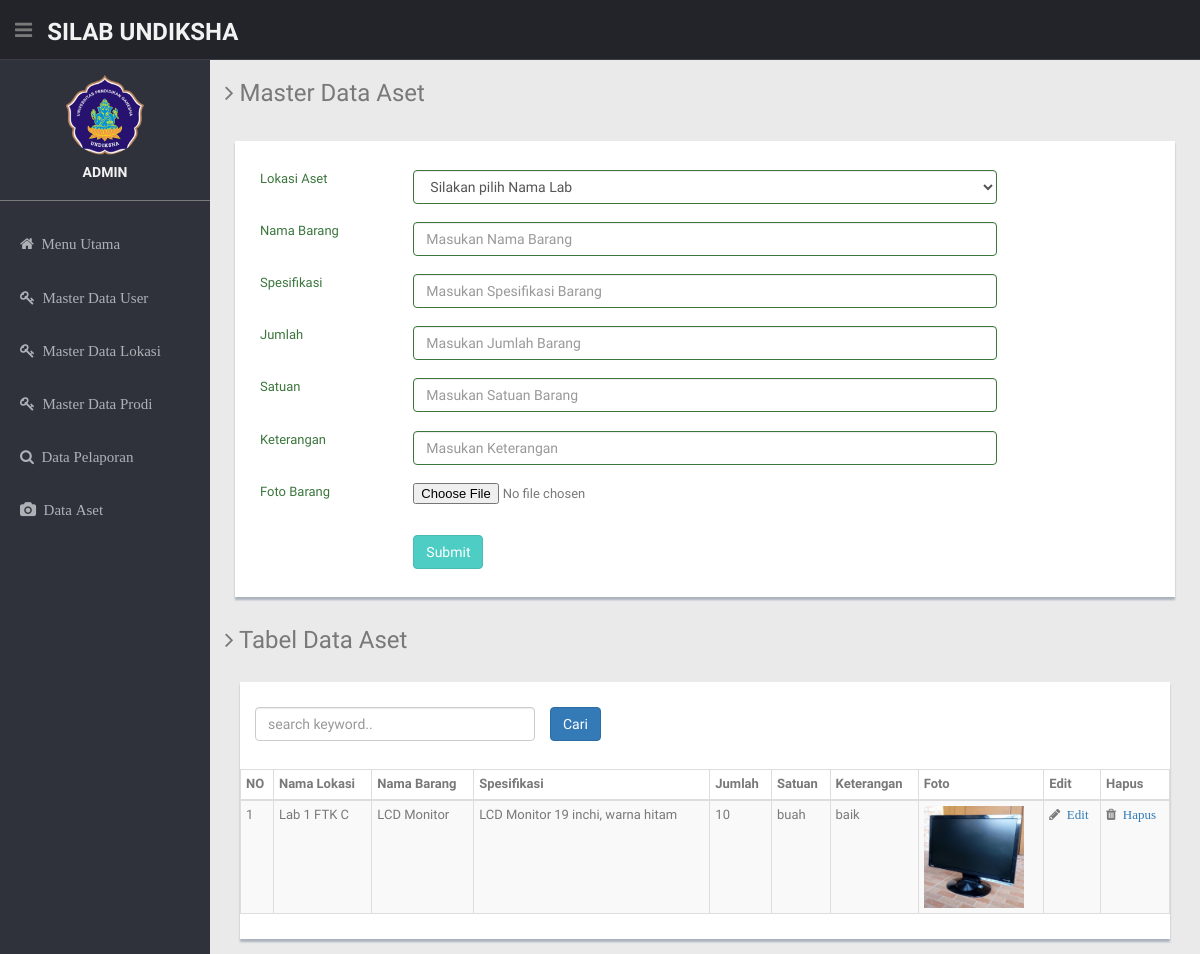
/index.php/Latihan/data_aset, run on the app's committed database.
### tables this page shows
CREATE TABLE `tb_aset` (
  `kode_aset` int(20) NOT NULL,
  `id_lokasi` int(20) NOT NULL,
  `nama_barang` varchar(200) NOT NULL,
  `spesifikasi` text NOT NULL,
  `jumlah` int(20) NOT NULL,
  `satuan` varchar(100) NOT NULL,
  `keterangan` varchar(100) NOT NULL,
  `foto` text NOT NULL
);

CREATE TABLE `tb_lokasi` (
  `id_lokasi` int(10) NOT NULL,
  `id_prodi` int(10) NOT NULL,
  `nama_lab` varchar(200) NOT NULL
);

### application/controllers/Latihan.php (called while the page is built, shortened)
<?php
class Latihan extends CI_Controller{
    function __construct()
    { parent :: __construct();
        $this->load->model('M_latihan');
    }
function data_aset($page=0){
    $data['title']="Master Data aset";
    $config['per_page']=5;
    $data['tb_aset']=$this->M_latihan->get_data_aset($config['per_page'],$page);
    $data['beranda']="data_aset";
$this->load->view('template',$data);
}
}?>

### index.php (called while the page is built, shortened)
<?php
require_once BASEPATH.'core/CodeIgniter.php';

### application/models/M_latihan.php (called while the page is built, shortened)
<?php
class M_latihan extends CI_Model{
function get_data_aset($limit, $page){
    $this->db->limit($limit, $page);
    $this->db->join('tb_lokasi','tb_aset.id_lokasi=tb_lokasi.id_lokasi');
    $data=$this->db->get('tb_aset')->result();
    return $data;
}
}?>

### application/views/data_aset.php (the view, shortened to what this page needs)
<form action="<?= site_url('Latihan/kirim_aset'); ?>" method="POST">
<section id="main-content">
      <section class="wrapper">
        <h3><i class="fa fa-angle-right"></i> Master Data Aset</h3>
        <div class="row mt">
          <div class="col-lg-12">
            <div class="form-panel">
              <form role="form" class="form-horizontal style-form">
              <br>
              <div class="form-group has-success">
                  <label class="col-lg-2 control-label">Lokasi Aset</label>
                  <div class="col-lg-8">
                  <select class="form-control" name="id_lokasi">
                        <option >Silakan pilih Nama Lab</option>
                        </select>
                  </div>
                </div>
                <br><br>
                <div class="form-group has-success">
                  <label class="col-lg-2 control-label">Nama Barang</label>
                  <div class="col-lg-8">
                    <input type="text" placeholder="Masukan Nama Barang" name="nama_barang" class="form-control">
                  </div>
                </div>
                <br><br>
                <div class="form-group has-success">
                  <label class="col-lg-2 control-label">Spesifikasi</label>
                  <div class="col-lg-8">
                    <input type="textarea" placeholder="Masukan Spesifikasi Barang" name="spesifikasi" class="form-control">
                  </div>
                </div>
                <br><br>
                <div class="form-group has-success">
                  <label class="col-lg-2 control-label">Jumlah</label>
                  <div class="col-lg-8">
                    <input type="text" placeholder="Masukan Jumlah Barang" name="jumlah" class="form-control">
                  </div>
                </div>
                <br><br>
                <div class="form-group has-success">
                  <label class="col-lg-2 control-label">Satuan</label>
                  <div class="col-lg-8">
                    <input type="text" placeholder="Masukan Satuan Barang" name="satuan" class="form-control">
                  </div>
                </div>
                <br><br>
                <div class="form-group has-success">
                  <label class="col-lg-2 control-label">Keterangan</label>
                  <div class="col-lg-8">
                    <input type="text" placeholder="Masukan Keterangan" name="keterangan" class="form-control">
                  </div>
                </div>
                <br><br>
                <div class="form-group has-success">
                  <label class="col-lg-2 control-label">Foto Barang</label>
                  <div class="col-lg-3">
                    <input type="file" readonly="readonly" value="read only" name="foto" >
                  </div>
                </div>
                <br><br>
                <div class="form-group">
                  <div class="col-lg-offset-2 col-lg-10">
                    <button class="btn btn-theme" type="submit">Submit</button>
                  </div>
                </div>
                </form>
                <br><br>
              </form>
            </div>
        <h3><i class="fa fa-angle-right"></i> Tabel Data Aset</h3>
        <br>
        <div class="col-lg-12">
            <div class="content-panel">
            <p>
                <form action="<?= site_url('latihan/search_aset'); ?>" method="post">
                <div class="col-lg-4">
								<input type="text" class="form-control" placeholder="search keyword.."
								name="keyword" autocomplete="off" autofocus>
                </div>
                <input class="btn btn-primary" type="submit" name="search_submit" value="Cari">
								<p>
            <BR>
              <section id="unseen">
                <table class="table table-bordered table-striped table-condensed">
                  <thead>
                    <tr>
                      <th>NO</th>
                      <th>Nama Lokasi</th>
					            <th>Nama Barang</th>
                      <th>Spesifikasi</th>
					            <th>Jumlah</th>
                      <th>Satuan</th>
					            <th>Keterangan</th>
                      <th>Foto</th>
                      <th>Edit</th>
                      <th>Hapus</th>
                    </tr>
                  </thead>
                  <?php
                  $no = 1;
                  foreach($tb_aset as $val){?>
                    <tr>
                      <td><?php echo $no++ ?></td>
                      <td><?=$val->nama_lab;?></td>
					            <td><?=$val->nama_barang;?></td>
                      <td><?=$val->spesifikasi;?></td>
					            <td><?=$val->jumlah;?></td>
                      <td><?=$val->satuan;?></td>
					            <td><?=$val->keterangan;?></td>
                      <td><img width='100' src="<?=base_url('media/images/'.$val->foto);?>"></td>
                      <td>
                      <i class="fa fa-pencil"><?php echo anchor('latihan/edit_aset/'.$val->kode_aset,'&nbsp;&nbsp;Edit'); ?></i>
                      </td>
                      <td>
                      <i class="fa fa-trash"><?php echo anchor('latihan/hapus_aset/'.$val->kode_aset,'&nbsp;&nbsp;Hapus'); ?></i>
                      </td>
                    </tr>
                  <?php } ?>
                </table>
              </section>
            </div>
          </div>
      </section>

### assets/css/style.css (style rules this page uses)
body { color: #797979; background: #eaeaea; font-family: 'Ruda', sans-serif; padding: 0px !important; margin: 0px !important; font-size:13px; }
a, a:hover, a:focus { text-decoration: none; outline: none; }
.btn-theme { color: #fff; background-color: #4ECDC4; border-color: #48bcb4; }
.mt { margin-top: 25px; }
#main-content { margin-left: 210px; }
.wrapper { display: inline-block; margin-top: 60px; padding-left: 15px; padding-right: 15px; padding-bottom: 15px; padding-top: 0px; width: 100%; }
.content-panel { background: #ffffff; box-shadow: 0px 3px 2px #aab2bd; padding-top: 15px; padding-bottom: 5px; }
.form-panel { background: #ffffff; width: auto; margin: 10px; padding: 10px; box-shadow: 0px 3px 2px #aab2bd; text-align: left; }
label { font-weight: 400; }

### data on the page
tb_aset: id_lokasi.nama_lab "Lab 1 FTK C", nama_barang "LCD Monitor", spesifikasi "LCD Monitor 19 inchi, warna hitam", jumlah "10", satuan "buah", keterangan "baik", foto (picture), kode_aset "Edit", kode_aset "Hapus"
